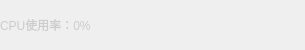
<?xml version="1.0" encoding="UTF-8"?>
<ui version="4.0">
 <class>StateWdg</class>
 <widget class="QWidget" name="StateWdg">
  <property name="geometry">
   <rect>
    <x>0</x>
    <y>0</y>
    <width>305</width>
    <height>50</height>
   </rect>
  </property>
  <property name="windowTitle">
   <string>RunningStateWdg</string>
  </property>
  <layout class="QHBoxLayout" name="horizontalLayout">
   <property name="spacing">
    <number>0</number>
   </property>
   <property name="leftMargin">
    <number>0</number>
   </property>
   <property name="topMargin">
    <number>0</number>
   </property>
   <property name="rightMargin">
    <number>0</number>
   </property>
   <property name="bottomMargin">
    <number>0</number>
   </property>
   <item>
    <widget class="QLabel" name="labTitle">
     <property name="minimumSize">
      <size>
       <width>107</width>
       <height>0</height>
      </size>
     </property>
     <property name="maximumSize">
      <size>
       <width>107</width>
       <height>16777215</height>
      </size>
     </property>
     <property name="styleSheet">
      <string notr="true">color:rgba(204,204,204,255);
</string>
     </property>
     <property name="text">
      <string>CPU使用率：0%</string>
     </property>
    </widget>
   </item>
   <item>
    <widget class="QLabel" name="labState">
     <property name="sizePolicy">
      <sizepolicy hsizetype="Preferred" vsizetype="Preferred">
       <horstretch>0</horstretch>
       <verstretch>0</verstretch>
      </sizepolicy>
     </property>
     <property name="styleSheet">
      <string notr="true">color:rgba(204,204,204,255);</string>
     </property>
     <property name="text">
      <string/>
     </property>
    </widget>
   </item>
   <item>
    <widget class="QLabel" name="labIcone">
     <property name="sizePolicy">
      <sizepolicy hsizetype="Preferred" vsizetype="Preferred">
       <horstretch>0</horstretch>
       <verstretch>0</verstretch>
      </sizepolicy>
     </property>
     <property name="text">
      <string/>
     </property>
    </widget>
   </item>
   <item>
    <spacer name="horizontalSpacer">
     <property name="orientation">
      <enum>Qt::Horizontal</enum>
     </property>
     <property name="sizeHint" stdset="0">
      <size>
       <width>40</width>
       <height>20</height>
      </size>
     </property>
    </spacer>
   </item>
  </layout>
 </widget>
 <layoutdefault spacing="6" margin="11"/>
 <resources/>
 <connections/>
</ui>
